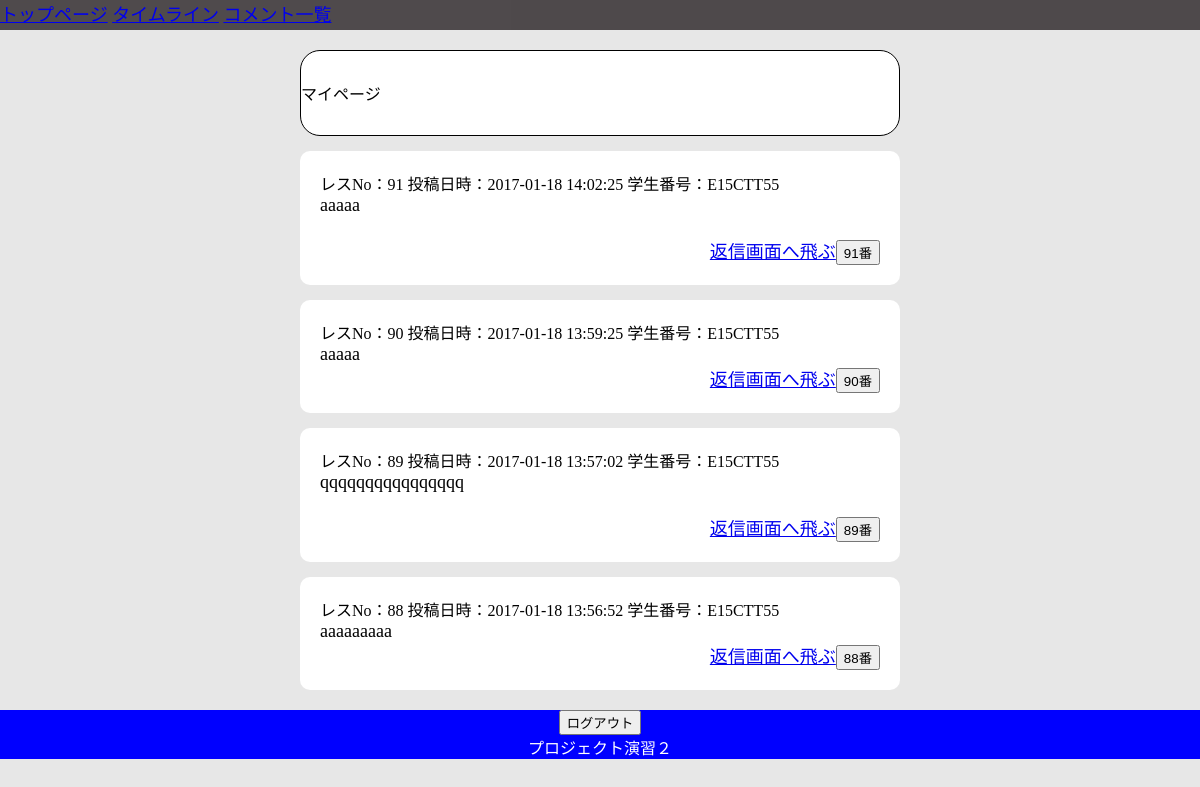
/MyPage.php (signed in), run on an earlier commit of the app's database.
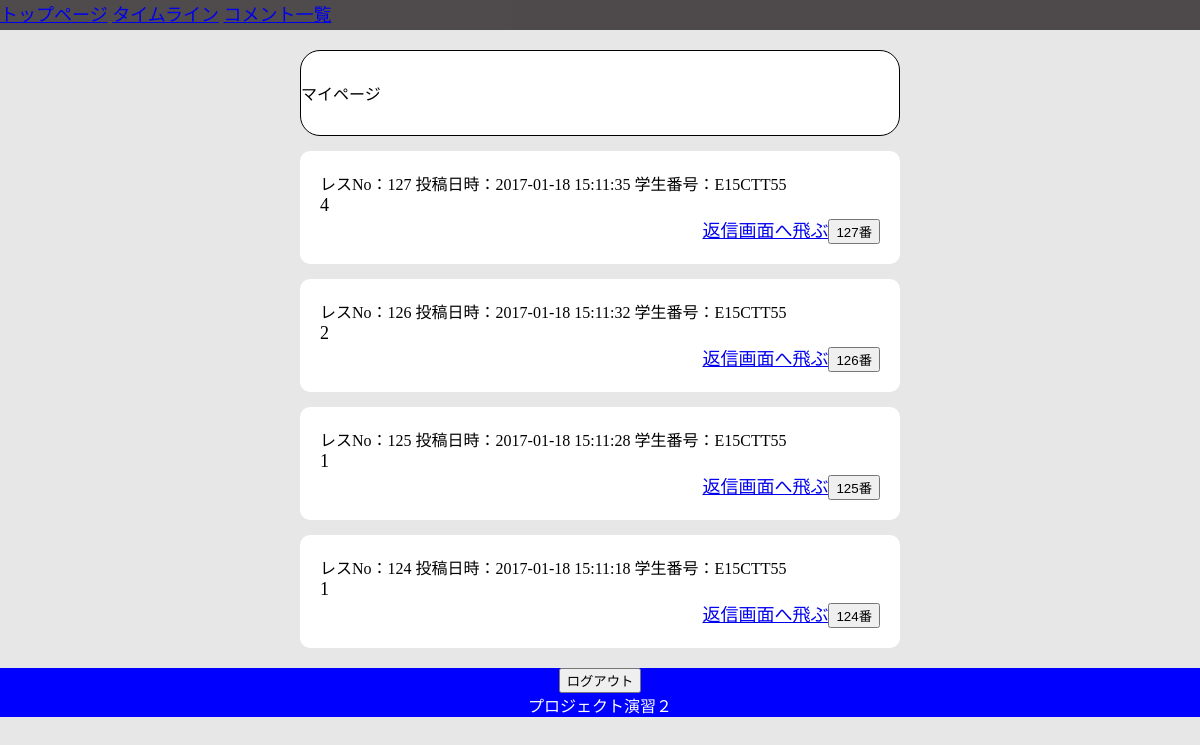
And on a later commit of the database.
### tables this page shows
CREATE TABLE textcontent (content_id INTEGER PRIMARY KEY,contentData VARCHAR,date VARCHAR,personalData VARCHAR);

### tool.php (called while the page is built, shortened)
<?php
function DBconnect(){
  try{
    $dsn = __DIR__;
    $dsn = preg_replace('/\\\/u','/',$dsn);
    $dsn .= '/test.sqlite3';
    $connect = new PDO("sqlite:".$dsn);
    $connect->setAttribute(PDO::ATTR_DEFAULT_FETCH_MODE, PDO::FETCH_ASSOC);
    }catch(Exception $e){
      echo "通信エラーが発生しました<br>";
      return null;
    }
	return $connect;
}
function searchTextContent(){
	$conn = DBconnect();
  try{
	$data = $conn->query("SELECT content_id,contentData,date,personalData FROM textcontent ORDER BY content_id DESC");
}catch(Exception $e){
}
	return $data;
}
?>

### MyPage.php (the view, shortened to what this page needs)
<?php
require "tool.php";
?>
<!DOCTYPE html>
<html>
<head>
    <link rel="stylesheet" href="./CSS/board.css">
</head>
<body>
<header>
  <nav id="navFlex">
    <a href="#">トップページ</a>
    <a href="#">タイムライン</a>
    <a href="#">コメント一覧</a>
  </nav>
</header>
<div class="wrapper">
  <div class="timeLineWrapper">
    <div class="typeText">
      マイページ
    </div>
    <?php
    $date = searchTextContent();
    foreach ($date as $r) {
      echo '<div class="content">';
        echo '<div class="accountInfo">';
          echo  'レスNo：'.$r["content_id"].' 投稿日時：'.$r["date"].' 学生番号：'.$r["personalData"].'<br />';
        echo '</div>';
        echo '<div class="textContent">';
          echo $r["contentData"].'<br />';
        echo '</div>';
        echo '<div class="goReplyPage">';
          echo '<a href="replyBoard.php?content_id='.$r["content_id"].'">返信画面へ飛ぶ</a>';
          echo '<input type="button" class="replyDisplay'.$r["content_id"].'" name="'.$r["content_id"].'" onclick="clicku('.$r["content_id"].')" value="'.$r["content_id"].'番">';
        echo '</div>';
      echo '</div>';
    }
    ?>
  </div>
</div>
<footer>
  <form action="#" method="post">
    <input type="submit" value="ログアウト" />
  </form>
  プロジェクト演習２
</footer>
</body>
</html>

What changed in the data, as far as the page shows it:
removed textcontent: content_id "91", date "2017-01-18 14:02:25", personalData "E15CTT55", contentData "aaaaa", content_id "91番"
removed textcontent: content_id "90", date "2017-01-18 13:59:25", personalData "E15CTT55", contentData "aaaaa", content_id "90番"
removed textcontent: content_id "89", date "2017-01-18 13:57:02", personalData "E15CTT55", contentData "qqqqqqqqqqqqqqqq", content_id "89番"
removed textcontent: content_id "88", date "2017-01-18 13:56:52", personalData "E15CTT55", contentData "aaaaaaaaa", content_id "88番"
added textcontent: content_id "127", date "2017-01-18 15:11:35", personalData "E15CTT55", contentData "4", content_id "127番"
added textcontent: content_id "126", date "2017-01-18 15:11:32", personalData "E15CTT55", contentData "2", content_id "126番"
added textcontent: content_id "125", date "2017-01-18 15:11:28", personalData "E15CTT55", contentData "1", content_id "125番"
added textcontent: content_id "124", date "2017-01-18 15:11:18", personalData "E15CTT55", contentData "1", content_id "124番"
